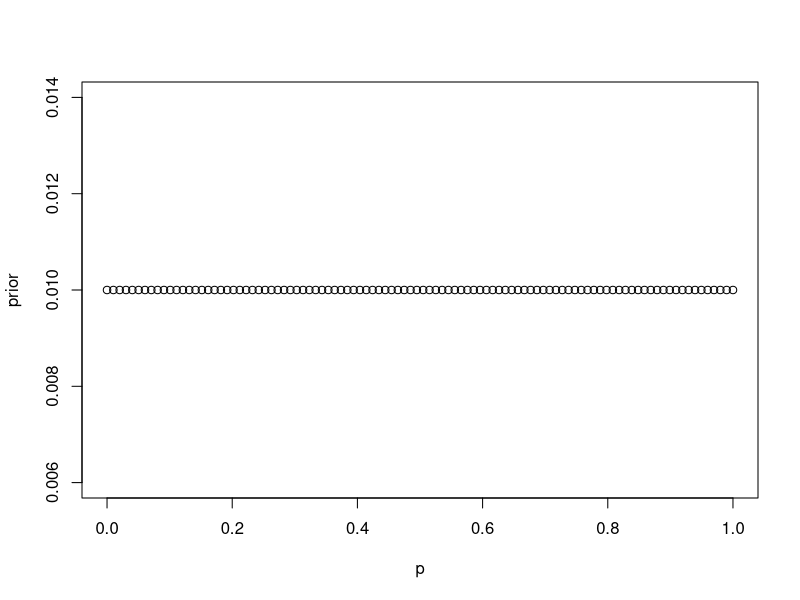
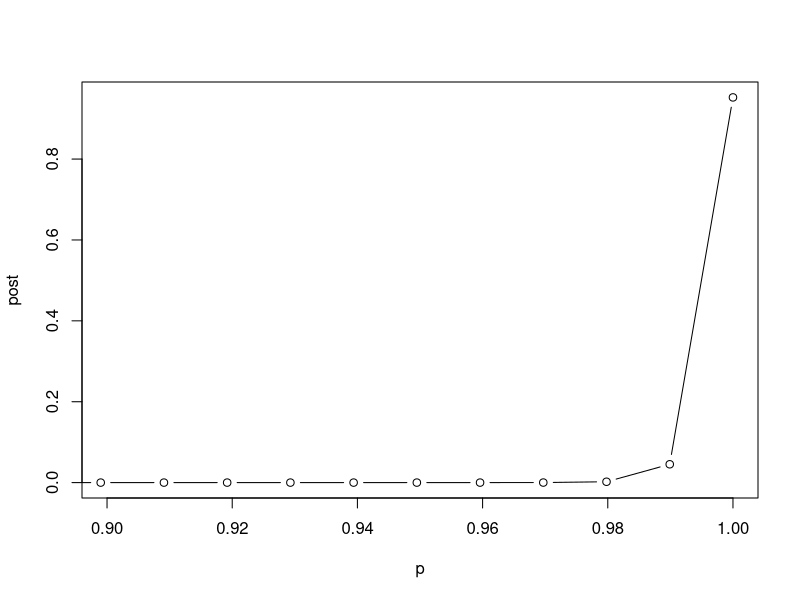
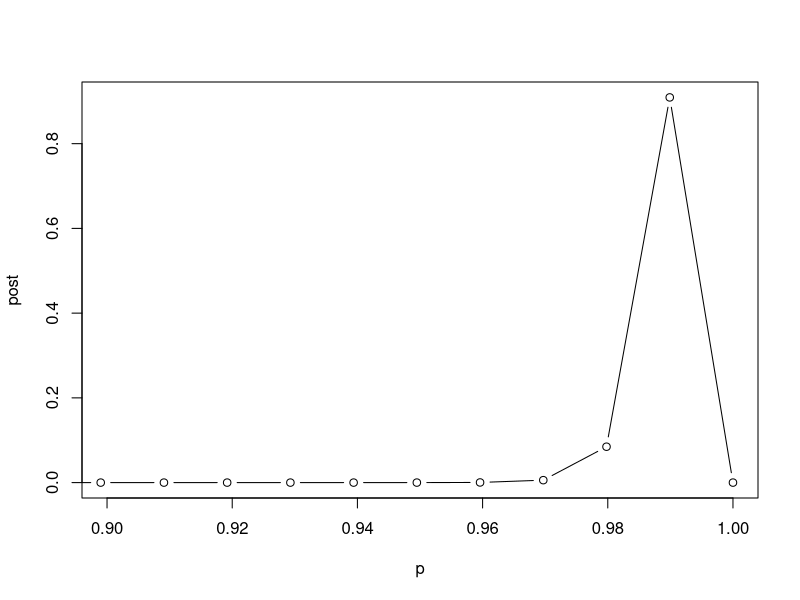
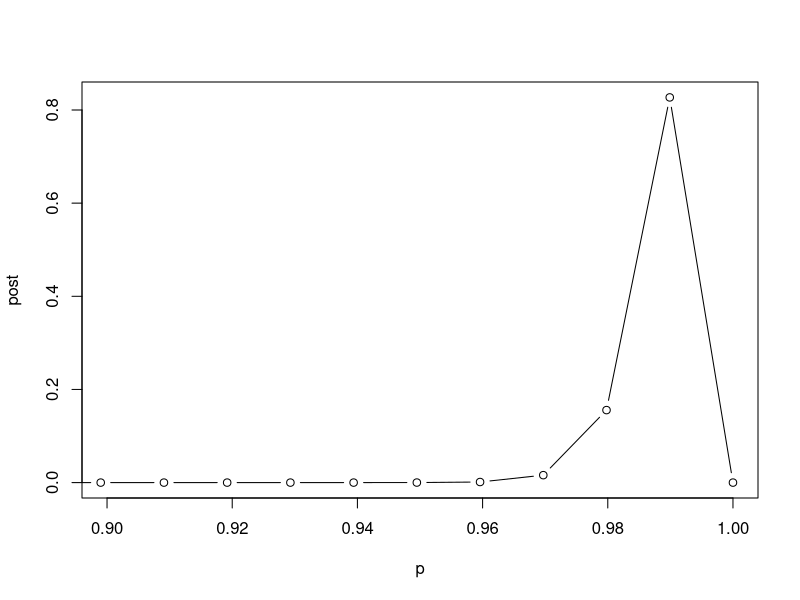

Write R code to recreate these figures, in order.
# 99_estimate_sens_spec.R
# estimate the sensitivity and specificity of the algorithm using a gold standard check by hand (see 99_random_check.R)
# February 2020

# prior (flat prior with 1 success and 1 failure)
p = seq(0, 1, length.out = 100) # probabilities to examine
prior = dbeta(p, shape1=1, shape2=1) # prior
prior = prior / sum(prior) # scale to p 
plot(p, prior)

# posterior assuming no failures
n.check = 300
n.fail = 0
post = dbeta(p, shape1=(n.check-n.fail)+1, shape2=1+n.fail) # posterior
post = post / sum(post) # scale to p 
plot(p, post, xlim=c(0.9,1), type='b')
cat('The 95% confidence interval is ', round(1000*qbeta(0.025, shape1=(n.check-n.fail)+1, shape2=1+n.fail))/1000, 
    ' to ', round(1000*qbeta(0.975, shape1=(n.check-n.fail)+1, shape2=1+n.fail))/1000, '.\n', sep='')
cat('There is a 95% probability that the sensitivity/specificity is at least ', round(1000*qbeta(0.05, shape1=(n.check-n.fail)+1, shape2=1+n.fail))/1000, '.\n', sep='')
cat('There is a 95% probability that the error is at most ', 1- round(1000*qbeta(0.05, shape1=(n.check-n.fail)+1, shape2=1+n.fail))/1000, '.\n', sep='')

# posterior with one failure
n.fail = 1
post = dbeta(p, shape1=(n.check-n.fail)+1, shape2=1+n.fail) # posterior
post = post / sum(post) # scale to p 
plot(p, post, xlim=c(0.9,1), type='b')
cat('The 95% confidence interval is ', round(1000*qbeta(0.025, shape1=(n.check-n.fail)+1, shape2=1+n.fail))/1000, 
    ' to ', round(1000*qbeta(0.975, shape1=(n.check-n.fail)+1, shape2=1+n.fail))/1000, '.\n', sep='')
cat('There is a 95% probability that the sensitivity/specificity is at least ', round(1000*qbeta(0.05, shape1=(n.check-n.fail)+1, shape2=1+n.fail))/1000, '.\n', sep='')

# posterior with two failures
n.fail = 2
post = dbeta(p, shape1=(n.check-n.fail)+1, shape2=1+n.fail) # posterior
post = post / sum(post) # scale to p 
plot(p, post, xlim=c(0.9,1), type='b')
cat('The 95% confidence interval is ', round(1000*qbeta(0.025, shape1=(n.check-n.fail)+1, shape2=1+n.fail))/1000, 
    ' to ', round(1000*qbeta(0.975, shape1=(n.check-n.fail)+1, shape2=1+n.fail))/1000, '.\n', sep='')
cat('There is a 95% probability that the sensitivity/specificity is at least ', round(1000*qbeta(0.05, shape1=(n.check-n.fail)+1, shape2=1+n.fail))/1000, '.\n', sep='')
